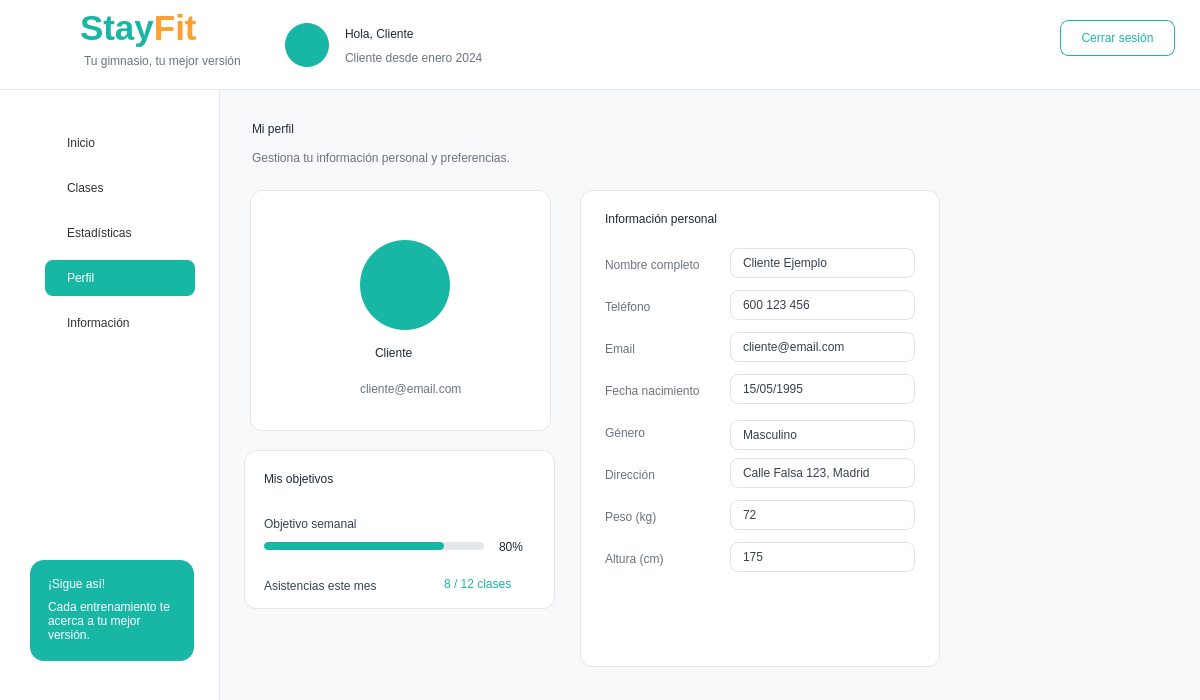
<?xml version="1.0" encoding="UTF-8"?>
<ui version="4.0">
 <class>MainWindow</class>
 <widget class="QMainWindow" name="MainWindow">
  <property name="geometry">
   <rect>
    <x>0</x>
    <y>0</y>
    <width>1200</width>
    <height>700</height>
   </rect>
  </property>
  <property name="windowTitle">
   <string>StayFit - Perfil Cliente</string>
  </property>
  <property name="styleSheet">
   <string notr="true">QMainWindow { background-color: #F7F9FA; }
QLabel { background: transparent; color: #1F2937; font-family: &quot;Segoe UI&quot;; }
QPushButton { font-family: &quot;Segoe UI&quot;; }
QLineEdit, QComboBox { background-color: white; border: 1px solid #DDE3EA; border-radius: 8px; padding-left: 10px; color: #374151; font: 9pt &quot;Segoe UI&quot;; }
QCheckBox { color:#374151; font:9pt &quot;Segoe UI&quot;; }
QFrame#frameHeader { background-color: white; border-bottom: 1px solid #E5E7EB; }
QFrame#frameMenu { background-color: white; border-right: 1px solid #E5E7EB; }
QFrame#frameContenido { background-color: #F7F9FA; border: none; }
QFrame#cardPerfil, QFrame#cardResumenPersonal, QFrame#cardInfoPersonal, QFrame#cardPreferencias, QFrame#cardObjetivos, QFrame#cardSigue { background-color: white; border: 1px solid #E6E6E6; border-radius: 12px; }
QPushButton#btnPerfil { background-color: #18B7A5; color: white; border-radius: 8px; text-align: left; padding-left: 22px; font: bold 11pt &quot;Segoe UI&quot;; }
QPushButton#btnInicio, QPushButton#btnClases, QPushButton#btnInscripciones, QPushButton#btnPagos, QPushButton#btnEstadisticas, QPushButton#btnCalorias, QPushButton#btnInformacion { background-color: transparent; color: #333333; border: none; text-align: left; padding-left: 22px; font: 11pt &quot;Segoe UI&quot;; }
QPushButton#btnInicio:hover, QPushButton#btnClases:hover, QPushButton#btnInscripciones:hover, QPushButton#btnPagos:hover, QPushButton#btnEstadisticas:hover, QPushButton#btnCalorias:hover, QPushButton#btnInformacion:hover { background-color: #E6F7F5; border-radius: 8px; }
QPushButton#btnCerrarSesion { background-color: white; color: #18B7A5; border: 1px solid #18B7A5; border-radius: 8px; font: bold 10pt &quot;Segoe UI&quot;; }
QPushButton#btnGuardarCambios { background-color: #18B7A5; color: white; border: none; border-radius: 8px; font: bold 10pt &quot;Segoe UI&quot;; }
QFrame#barraProgresoFondo { background-color:#E5E7EB; border-radius:4px; border:none; }
QFrame#barraProgresoValor { background-color:#18B7A5; border-radius:4px; border:none; }</string>
  </property>
  <widget class="QWidget" name="centralwidget">
   <widget class="QFrame" name="frameHeader">
    <property name="geometry">
     <rect>
      <x>0</x>
      <y>0</y>
      <width>1201</width>
      <height>90</height>
     </rect>
    </property>
    <property name="frameShape">
     <enum>QFrame::NoFrame</enum>
    </property>
    <widget class="QLabel" name="lblLogoIcono">
     <property name="geometry">
      <rect>
       <x>18</x>
       <y>10</y>
       <width>65</width>
       <height>65</height>
      </rect>
     </property>
     <property name="text">
      <string/>
     </property>
     <property name="pixmap">
      <pixmap>./src/vista/imagenes/logo_stayfit.png</pixmap>
     </property>
     <property name="scaledContents">
      <bool>true</bool>
     </property>
    </widget>
    <widget class="QLabel" name="labelStayFitHeader">
     <property name="geometry">
      <rect>
       <x>80</x>
       <y>8</y>
       <width>170</width>
       <height>40</height>
      </rect>
     </property>
     <property name="text">
      <string>&lt;html&gt;&lt;head/&gt;&lt;body&gt;&lt;p&gt;&lt;span style=&quot; font-size:26pt; font-weight:700; color:#18B7A5;&quot;&gt;Stay&lt;/span&gt;&lt;span style=&quot; font-size:26pt; font-weight:700; color:#FF9F2E;&quot;&gt;Fit&lt;/span&gt;&lt;/p&gt;&lt;/body&gt;&lt;/html&gt;</string>
     </property>
    </widget>
    <widget class="QLabel" name="labelSubtituloHeader">
     <property name="geometry">
      <rect>
       <x>84</x>
       <y>52</y>
       <width>170</width>
       <height>18</height>
      </rect>
     </property>
     <property name="styleSheet">
      <string notr="true">color: #6B7280; font: 9pt &quot;Segoe UI&quot;;</string>
     </property>
     <property name="text">
      <string>Tu gimnasio, tu mejor versión</string>
     </property>
    </widget>
    <widget class="QLabel" name="lblAvatarCliente">
     <property name="geometry">
      <rect>
       <x>285</x>
       <y>23</y>
       <width>44</width>
       <height>44</height>
      </rect>
     </property>
     <property name="styleSheet">
      <string notr="true">background-color: #18B7A5; border-radius: 22px;</string>
     </property>
     <property name="text">
      <string/>
     </property>
     <property name="pixmap">
      <pixmap>./src/vista/imagenes/usuario.png</pixmap>
     </property>
     <property name="scaledContents">
      <bool>true</bool>
     </property>
    </widget>
    <widget class="QLabel" name="lblNombreCliente">
     <property name="geometry">
      <rect>
       <x>345</x>
       <y>22</y>
       <width>270</width>
       <height>24</height>
      </rect>
     </property>
     <property name="styleSheet">
      <string notr="true">font: bold 13pt &quot;Segoe UI&quot;; color: #1F2937;</string>
     </property>
     <property name="text">
      <string>Hola, Cliente</string>
     </property>
    </widget>
    <widget class="QLabel" name="lblFechaAltaCliente">
     <property name="geometry">
      <rect>
       <x>345</x>
       <y>48</y>
       <width>250</width>
       <height>20</height>
      </rect>
     </property>
     <property name="styleSheet">
      <string notr="true">font: 10pt &quot;Segoe UI&quot;; color: #6B7280;</string>
     </property>
     <property name="text">
      <string>Cliente desde enero 2024</string>
     </property>
    </widget>
    <widget class="QPushButton" name="btnCerrarSesion">
     <property name="geometry">
      <rect>
       <x>1060</x>
       <y>20</y>
       <width>115</width>
       <height>36</height>
      </rect>
     </property>
     <property name="text">
      <string>Cerrar sesión</string>
     </property>
    </widget>
   </widget>
   <widget class="QFrame" name="frameMenu">
    <property name="geometry">
     <rect>
      <x>0</x>
      <y>90</y>
      <width>220</width>
      <height>611</height>
     </rect>
    </property>
    <property name="frameShape">
     <enum>QFrame::NoFrame</enum>
    </property>
    <widget class="QPushButton" name="btnInicio">
     <property name="geometry">
      <rect>
       <x>45</x>
       <y>35</y>
       <width>150</width>
       <height>36</height>
      </rect>
     </property>
     <property name="text">
      <string>Inicio</string>
     </property>
    </widget>
    <widget class="QPushButton" name="btnClases">
     <property name="geometry">
      <rect>
       <x>45</x>
       <y>80</y>
       <width>150</width>
       <height>36</height>
      </rect>
     </property>
     <property name="text">
      <string>Clases</string>
     </property>
    </widget>
    <widget class="QPushButton" name="btnEstadisticas">
     <property name="geometry">
      <rect>
       <x>45</x>
       <y>125</y>
       <width>150</width>
       <height>36</height>
      </rect>
     </property>
     <property name="text">
      <string>Estadísticas</string>
     </property>
    </widget>
    <widget class="QPushButton" name="btnPerfil">
     <property name="geometry">
      <rect>
       <x>45</x>
       <y>170</y>
       <width>150</width>
       <height>36</height>
      </rect>
     </property>
     <property name="text">
      <string>Perfil</string>
     </property>
    </widget>
    <widget class="QPushButton" name="btnInformacion">
     <property name="geometry">
      <rect>
       <x>45</x>
       <y>215</y>
       <width>150</width>
       <height>36</height>
      </rect>
     </property>
     <property name="text">
      <string>Información</string>
     </property>
    </widget>
    <widget class="QFrame" name="cardSigue">
     <property name="geometry">
      <rect>
       <x>30</x>
       <y>470</y>
       <width>164</width>
       <height>101</height>
      </rect>
     </property>
     <property name="styleSheet">
      <string notr="true">QFrame#cardSigue { background-color: #18B7A5; border-radius: 14px; border: none; }</string>
     </property>
     <widget class="QLabel" name="lblSigue">
      <property name="geometry">
       <rect>
        <x>18</x>
        <y>12</y>
        <width>130</width>
        <height>24</height>
       </rect>
      </property>
      <property name="styleSheet">
       <string notr="true">color:white; font:bold 11pt &quot;Segoe UI&quot;;</string>
      </property>
      <property name="text">
       <string>¡Sigue así!</string>
      </property>
     </widget>
     <widget class="QLabel" name="lblSigueTexto">
      <property name="geometry">
       <rect>
        <x>18</x>
        <y>35</y>
        <width>130</width>
        <height>51</height>
       </rect>
      </property>
      <property name="styleSheet">
       <string notr="true">color:white; font:9pt &quot;Segoe UI&quot;;</string>
      </property>
      <property name="text">
       <string>Cada entrenamiento te acerca a tu mejor versión.</string>
      </property>
      <property name="wordWrap">
       <bool>true</bool>
      </property>
     </widget>
    </widget>
    <widget class="QLabel" name="iconInicio">
     <property name="geometry">
      <rect>
       <x>20</x>
       <y>42</y>
       <width>20</width>
       <height>20</height>
      </rect>
     </property>
     <property name="pixmap">
      <pixmap>./src/vista/imagenes/casa_inicio.png</pixmap>
     </property>
     <property name="scaledContents">
      <bool>true</bool>
     </property>
    </widget>
    <widget class="QLabel" name="iconClases">
     <property name="geometry">
      <rect>
       <x>20</x>
       <y>85</y>
       <width>20</width>
       <height>20</height>
      </rect>
     </property>
     <property name="pixmap">
      <pixmap>./src/vista/imagenes/calendario.png</pixmap>
     </property>
     <property name="scaledContents">
      <bool>true</bool>
     </property>
    </widget>
    <widget class="QLabel" name="iconEstadisticas">
     <property name="geometry">
      <rect>
       <x>20</x>
       <y>130</y>
       <width>25</width>
       <height>25</height>
      </rect>
     </property>
     <property name="pixmap">
      <pixmap>./src/vista/imagenes/grafico-de-barras.png</pixmap>
     </property>
     <property name="scaledContents">
      <bool>true</bool>
     </property>
    </widget>
    <widget class="QLabel" name="iconPerfil">
     <property name="geometry">
      <rect>
       <x>10</x>
       <y>175</y>
       <width>23</width>
       <height>23</height>
      </rect>
     </property>
     <property name="pixmap">
      <pixmap>./src/vista/imagenes/usuario.png</pixmap>
     </property>
     <property name="scaledContents">
      <bool>true</bool>
     </property>
    </widget>
    <widget class="QLabel" name="iconInformacion">
     <property name="geometry">
      <rect>
       <x>20</x>
       <y>220</y>
       <width>23</width>
       <height>23</height>
      </rect>
     </property>
     <property name="pixmap">
      <pixmap>./src/vista/imagenes/informacion.png</pixmap>
     </property>
     <property name="scaledContents">
      <bool>true</bool>
     </property>
    </widget>
   </widget>
   <widget class="QFrame" name="frameContenido">
    <property name="geometry">
     <rect>
      <x>220</x>
      <y>90</y>
      <width>981</width>
      <height>601</height>
     </rect>
    </property>
    <property name="frameShape">
     <enum>QFrame::NoFrame</enum>
    </property>
    <widget class="QLabel" name="labelFondoOla">
     <property name="geometry">
      <rect>
       <x>0</x>
       <y>0</y>
       <width>991</width>
       <height>611</height>
      </rect>
     </property>
     <property name="text">
      <string/>
     </property>
     <property name="pixmap">
      <pixmap>./src/vista/imagenes/reborde_ola.png</pixmap>
     </property>
     <property name="scaledContents">
      <bool>true</bool>
     </property>
    </widget>
    <widget class="QLabel" name="lblTituloPerfil">
     <property name="geometry">
      <rect>
       <x>32</x>
       <y>22</y>
       <width>240</width>
       <height>34</height>
      </rect>
     </property>
     <property name="styleSheet">
      <string notr="true">font:bold 20pt &quot;Segoe UI&quot;; color:#1F2937;</string>
     </property>
     <property name="text">
      <string>Mi perfil</string>
     </property>
    </widget>
    <widget class="QLabel" name="lblSubPerfil">
     <property name="geometry">
      <rect>
       <x>32</x>
       <y>58</y>
       <width>430</width>
       <height>20</height>
      </rect>
     </property>
     <property name="styleSheet">
      <string notr="true">font:9pt &quot;Segoe UI&quot;; color:#6B7280;</string>
     </property>
     <property name="text">
      <string>Gestiona tu información personal y preferencias.</string>
     </property>
    </widget>
    <widget class="QFrame" name="cardPerfil">
     <property name="geometry">
      <rect>
       <x>30</x>
       <y>100</y>
       <width>301</width>
       <height>241</height>
      </rect>
     </property>
     <widget class="QLabel" name="avatarGrande">
      <property name="geometry">
       <rect>
        <x>110</x>
        <y>50</y>
        <width>90</width>
        <height>90</height>
       </rect>
      </property>
      <property name="styleSheet">
       <string notr="true">background-color:#18B7A5; border-radius:45px;</string>
      </property>
      <property name="pixmap">
       <pixmap>./src/vista/imagenes/usuario.png</pixmap>
      </property>
      <property name="scaledContents">
       <bool>true</bool>
      </property>
     </widget>
     <widget class="QLabel" name="lblNombrePerfil">
      <property name="geometry">
       <rect>
        <x>125</x>
        <y>150</y>
        <width>120</width>
        <height>26</height>
       </rect>
      </property>
      <property name="styleSheet">
       <string notr="true">font:bold 14pt &quot;Segoe UI&quot;;</string>
      </property>
      <property name="text">
       <string>Cliente</string>
      </property>
     </widget>
     <widget class="QLabel" name="lblEmailPerfil">
      <property name="geometry">
       <rect>
        <x>110</x>
        <y>190</y>
        <width>140</width>
        <height>18</height>
       </rect>
      </property>
      <property name="styleSheet">
       <string notr="true">color:#6B7280; font:8pt &quot;Segoe UI&quot;;</string>
      </property>
      <property name="text">
       <string>cliente@email.com</string>
      </property>
     </widget>
    </widget>
    <widget class="QFrame" name="cardInfoPersonal">
     <property name="geometry">
      <rect>
       <x>360</x>
       <y>100</y>
       <width>360</width>
       <height>477</height>
      </rect>
     </property>
     <widget class="QLabel" name="lblInfoPersonal">
      <property name="geometry">
       <rect>
        <x>25</x>
        <y>18</y>
        <width>180</width>
        <height>22</height>
       </rect>
      </property>
      <property name="styleSheet">
       <string notr="true">font:bold 11pt &quot;Segoe UI&quot;;</string>
      </property>
      <property name="text">
       <string>Información personal</string>
      </property>
     </widget>
     <widget class="QLabel" name="l1">
      <property name="geometry">
       <rect>
        <x>25</x>
        <y>65</y>
        <width>110</width>
        <height>20</height>
       </rect>
      </property>
      <property name="styleSheet">
       <string notr="true">color:#6B7280; font:8pt &quot;Segoe UI&quot;;</string>
      </property>
      <property name="text">
       <string>Nombre completo</string>
      </property>
     </widget>
     <widget class="QLineEdit" name="txtNombre">
      <property name="geometry">
       <rect>
        <x>150</x>
        <y>58</y>
        <width>185</width>
        <height>30</height>
       </rect>
      </property>
      <property name="text">
       <string>Cliente Ejemplo</string>
      </property>
     </widget>
     <widget class="QLabel" name="l2">
      <property name="geometry">
       <rect>
        <x>25</x>
        <y>107</y>
        <width>110</width>
        <height>20</height>
       </rect>
      </property>
      <property name="styleSheet">
       <string notr="true">color:#6B7280; font:8pt &quot;Segoe UI&quot;;</string>
      </property>
      <property name="text">
       <string>Teléfono</string>
      </property>
     </widget>
     <widget class="QLineEdit" name="txtTelefono">
      <property name="geometry">
       <rect>
        <x>150</x>
        <y>100</y>
        <width>185</width>
        <height>30</height>
       </rect>
      </property>
      <property name="text">
       <string>600 123 456</string>
      </property>
     </widget>
     <widget class="QLabel" name="l3">
      <property name="geometry">
       <rect>
        <x>25</x>
        <y>149</y>
        <width>110</width>
        <height>20</height>
       </rect>
      </property>
      <property name="styleSheet">
       <string notr="true">color:#6B7280; font:8pt &quot;Segoe UI&quot;;</string>
      </property>
      <property name="text">
       <string>Email</string>
      </property>
     </widget>
     <widget class="QLineEdit" name="txtEmail">
      <property name="geometry">
       <rect>
        <x>150</x>
        <y>142</y>
        <width>185</width>
        <height>30</height>
       </rect>
      </property>
      <property name="text">
       <string>cliente@email.com</string>
      </property>
     </widget>
     <widget class="QLabel" name="l4">
      <property name="geometry">
       <rect>
        <x>25</x>
        <y>191</y>
        <width>115</width>
        <height>20</height>
       </rect>
      </property>
      <property name="styleSheet">
       <string notr="true">color:#6B7280; font:8pt &quot;Segoe UI&quot;;</string>
      </property>
      <property name="text">
       <string>Fecha nacimiento</string>
      </property>
     </widget>
     <widget class="QLineEdit" name="txtFecha">
      <property name="geometry">
       <rect>
        <x>150</x>
        <y>184</y>
        <width>185</width>
        <height>30</height>
       </rect>
      </property>
      <property name="text">
       <string>15/05/1995</string>
      </property>
     </widget>
     <widget class="QLabel" name="l5">
      <property name="geometry">
       <rect>
        <x>25</x>
        <y>233</y>
        <width>110</width>
        <height>20</height>
       </rect>
      </property>
      <property name="styleSheet">
       <string notr="true">color:#6B7280; font:8pt &quot;Segoe UI&quot;;</string>
      </property>
      <property name="text">
       <string>Género</string>
      </property>
     </widget>
     <widget class="QLabel" name="l6">
      <property name="geometry">
       <rect>
        <x>25</x>
        <y>275</y>
        <width>110</width>
        <height>20</height>
       </rect>
      </property>
      <property name="styleSheet">
       <string notr="true">color:#6B7280; font:8pt &quot;Segoe UI&quot;;</string>
      </property>
      <property name="text">
       <string>Dirección</string>
      </property>
     </widget>
     <widget class="QLineEdit" name="txtDireccion">
      <property name="geometry">
       <rect>
        <x>150</x>
        <y>268</y>
        <width>185</width>
        <height>30</height>
       </rect>
      </property>
      <property name="text">
       <string>Calle Falsa 123, Madrid</string>
      </property>
     </widget>
     <widget class="QLabel" name="l7">
      <property name="geometry">
       <rect>
        <x>25</x>
        <y>317</y>
        <width>110</width>
        <height>20</height>
       </rect>
      </property>
      <property name="styleSheet">
       <string notr="true">color:#6B7280; font:8pt &quot;Segoe UI&quot;;</string>
      </property>
      <property name="text">
       <string>Peso (kg)</string>
      </property>
     </widget>
     <widget class="QLineEdit" name="txtPeso">
      <property name="geometry">
       <rect>
        <x>150</x>
        <y>310</y>
        <width>185</width>
        <height>30</height>
       </rect>
      </property>
      <property name="text">
       <string>72</string>
      </property>
     </widget>
     <widget class="QLabel" name="l8">
      <property name="geometry">
       <rect>
        <x>25</x>
        <y>359</y>
        <width>110</width>
        <height>20</height>
       </rect>
      </property>
      <property name="styleSheet">
       <string notr="true">color:#6B7280; font:8pt &quot;Segoe UI&quot;;</string>
      </property>
      <property name="text">
       <string>Altura (cm)</string>
      </property>
     </widget>
     <widget class="QLineEdit" name="txtAltura">
      <property name="geometry">
       <rect>
        <x>150</x>
        <y>352</y>
        <width>185</width>
        <height>30</height>
       </rect>
      </property>
      <property name="text">
       <string>175</string>
      </property>
     </widget>
     <widget class="QLineEdit" name="txtFecha_2">
      <property name="geometry">
       <rect>
        <x>150</x>
        <y>230</y>
        <width>185</width>
        <height>30</height>
       </rect>
      </property>
      <property name="text">
       <string>Masculino </string>
      </property>
     </widget>
    </widget>
    <widget class="QFrame" name="cardObjetivos">
     <property name="geometry">
      <rect>
       <x>24</x>
       <y>360</y>
       <width>311</width>
       <height>159</height>
      </rect>
     </property>
     <widget class="QLabel" name="lblMisObjetivos">
      <property name="geometry">
       <rect>
        <x>20</x>
        <y>18</y>
        <width>130</width>
        <height>22</height>
       </rect>
      </property>
      <property name="styleSheet">
       <string notr="true">font:bold 11pt &quot;Segoe UI&quot;;</string>
      </property>
      <property name="text">
       <string>Mis objetivos</string>
      </property>
     </widget>
     <widget class="QLabel" name="lblObjetivoSemanal">
      <property name="geometry">
       <rect>
        <x>20</x>
        <y>65</y>
        <width>160</width>
        <height>18</height>
       </rect>
      </property>
      <property name="styleSheet">
       <string notr="true">font:8pt &quot;Segoe UI&quot;; color:#374151;</string>
      </property>
      <property name="text">
       <string>Objetivo semanal</string>
      </property>
     </widget>
     <widget class="QFrame" name="barraProgresoFondo">
      <property name="geometry">
       <rect>
        <x>20</x>
        <y>92</y>
        <width>220</width>
        <height>8</height>
       </rect>
      </property>
      <property name="frameShape">
       <enum>QFrame::NoFrame</enum>
      </property>
     </widget>
     <widget class="QFrame" name="barraProgresoValor">
      <property name="geometry">
       <rect>
        <x>20</x>
        <y>92</y>
        <width>180</width>
        <height>8</height>
       </rect>
      </property>
      <property name="frameShape">
       <enum>QFrame::NoFrame</enum>
      </property>
     </widget>
     <widget class="QLabel" name="lblPorcentaje">
      <property name="geometry">
       <rect>
        <x>255</x>
        <y>82</y>
        <width>45</width>
        <height>30</height>
       </rect>
      </property>
      <property name="styleSheet">
       <string notr="true">font:bold 16pt &quot;Segoe UI&quot;; color:#1F2937;</string>
      </property>
      <property name="text">
       <string>80%</string>
      </property>
     </widget>
     <widget class="QLabel" name="lblAsistenciasMes">
      <property name="geometry">
       <rect>
        <x>20</x>
        <y>125</y>
        <width>140</width>
        <height>22</height>
       </rect>
      </property>
      <property name="styleSheet">
       <string notr="true">font:8pt &quot;Segoe UI&quot;; color:#374151;</string>
      </property>
      <property name="text">
       <string>Asistencias este mes</string>
      </property>
     </widget>
     <widget class="QLabel" name="lblAsistenciasValor">
      <property name="geometry">
       <rect>
        <x>200</x>
        <y>120</y>
        <width>101</width>
        <height>28</height>
       </rect>
      </property>
      <property name="styleSheet">
       <string notr="true">font:bold 13pt &quot;Segoe UI&quot;; color:#18B7A5;</string>
      </property>
      <property name="text">
       <string>8 / 12 clases</string>
      </property>
     </widget>
    </widget>
    <widget class="QLabel" name="label">
     <property name="geometry">
      <rect>
       <x>0</x>
       <y>0</y>
       <width>991</width>
       <height>621</height>
      </rect>
     </property>
     <property name="text">
      <string/>
     </property>
     <property name="pixmap">
      <pixmap>./src/vista/imagenes/reborde_ola.png</pixmap>
     </property>
     <property name="scaledContents">
      <bool>true</bool>
     </property>
    </widget>
    <zorder>label</zorder>
    <zorder>labelFondoOla</zorder>
    <zorder>lblTituloPerfil</zorder>
    <zorder>lblSubPerfil</zorder>
    <zorder>cardPerfil</zorder>
    <zorder>cardInfoPersonal</zorder>
    <zorder>cardObjetivos</zorder>
   </widget>
  </widget>
 </widget>
 <resources></resources>
 <connections/>
</ui>
